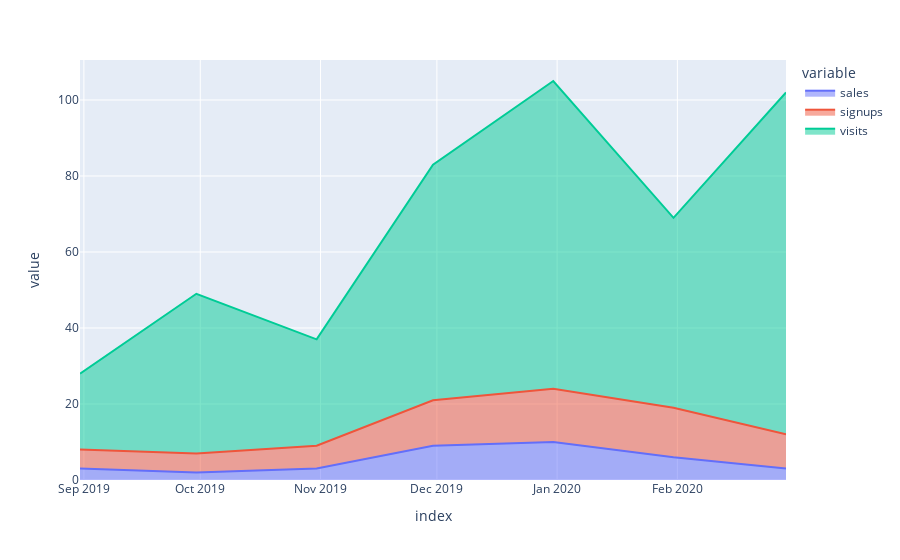

The notebook cell saved with this chart:
### Code cell
psdf = ps.DataFrame({
    'sales': [3, 2, 3, 9, 10, 6, 3],
    'signups': [5, 5, 6, 12, 14, 13, 9],
    'visits': [20, 42, 28, 62, 81, 50, 90],
}, index=pd.date_range(start='2019/08/15', end='2020/03/09',
                       freq='M'))
psdf.plot.area()

### Figure 1 — Plotly figure (JSON) as saved in the notebook; plotly's stock layout.template omitted (floating-point values rounded to 4 significant figures)
{"data": [{"hovertemplate": "variable=sales<br>index=%{x}<br>value=%{y}<extra></extra>", "legendgroup": "sales", "line": {"color": "#636efa"}, "marker": {"symbol": "circle"}, "mode": "lines", "name": "sales", "orientation": "v", "showlegend": true, "stackgroup": "1", "type": "scatter", "x": ["2019-08-31T00:00:00", "2019-09-30T00:00:00", "2019-10-31T00:00:00", "2019-11-30T00:00:00", "2019-12-31T00:00:00", "2020-01-31T00:00:00", "2020-02-29T00:00:00"], "xaxis": "x", "y": [3, 2, 3, 9, 10, 6, 3], "yaxis": "y"}, {"hovertemplate": "variable=signups<br>index=%{x}<br>value=%{y}<extra></extra>", "legendgroup": "signups", "line": {"color": "#EF553B"}, "marker": {"symbol": "circle"}, "mode": "lines", "name": "signups", "orientation": "v", "showlegend": true, "stackgroup": "1", "type": "scatter", "x": ["2019-08-31T00:00:00", "2019-09-30T00:00:00", "2019-10-31T00:00:00", "2019-11-30T00:00:00", "2019-12-31T00:00:00", "2020-01-31T00:00:00", "2020-02-29T00:00:00"], "xaxis": "x", "y": [5, 5, 6, 12, 14, 13, 9], "yaxis": "y"}, {"hovertemplate": "variable=visits<br>index=%{x}<br>value=%{y}<extra></extra>", "legendgroup": "visits", "line": {"color": "#00cc96"}, "marker": {"symbol": "circle"}, "mode": "lines", "name": "visits", "orientation": "v", "showlegend": true, "stackgroup": "1", "type": "scatter", "x": ["2019-08-31T00:00:00", "2019-09-30T00:00:00", "2019-10-31T00:00:00", "2019-11-30T00:00:00", "2019-12-31T00:00:00", "2020-01-31T00:00:00", "2020-02-29T00:00:00"], "xaxis": "x", "y": [20, 42, 28, 62, 81, 50, 90], "yaxis": "y"}], "layout": {"autosize": true, "legend": {"title": {"text": "variable"}, "tracegroupgap": 0}, "margin": {"t": 60}, "xaxis": {"anchor": "y", "autorange": true, "domain": [0, 1], "range": ["2019-08-31", "2020-02-29"], "title": {"text": "index"}, "type": "date"}, "yaxis": {"anchor": "x", "autorange": true, "domain": [0, 1], "range": [0, 110.5], "title": {"text": "value"}, "type": "linear"}}}
